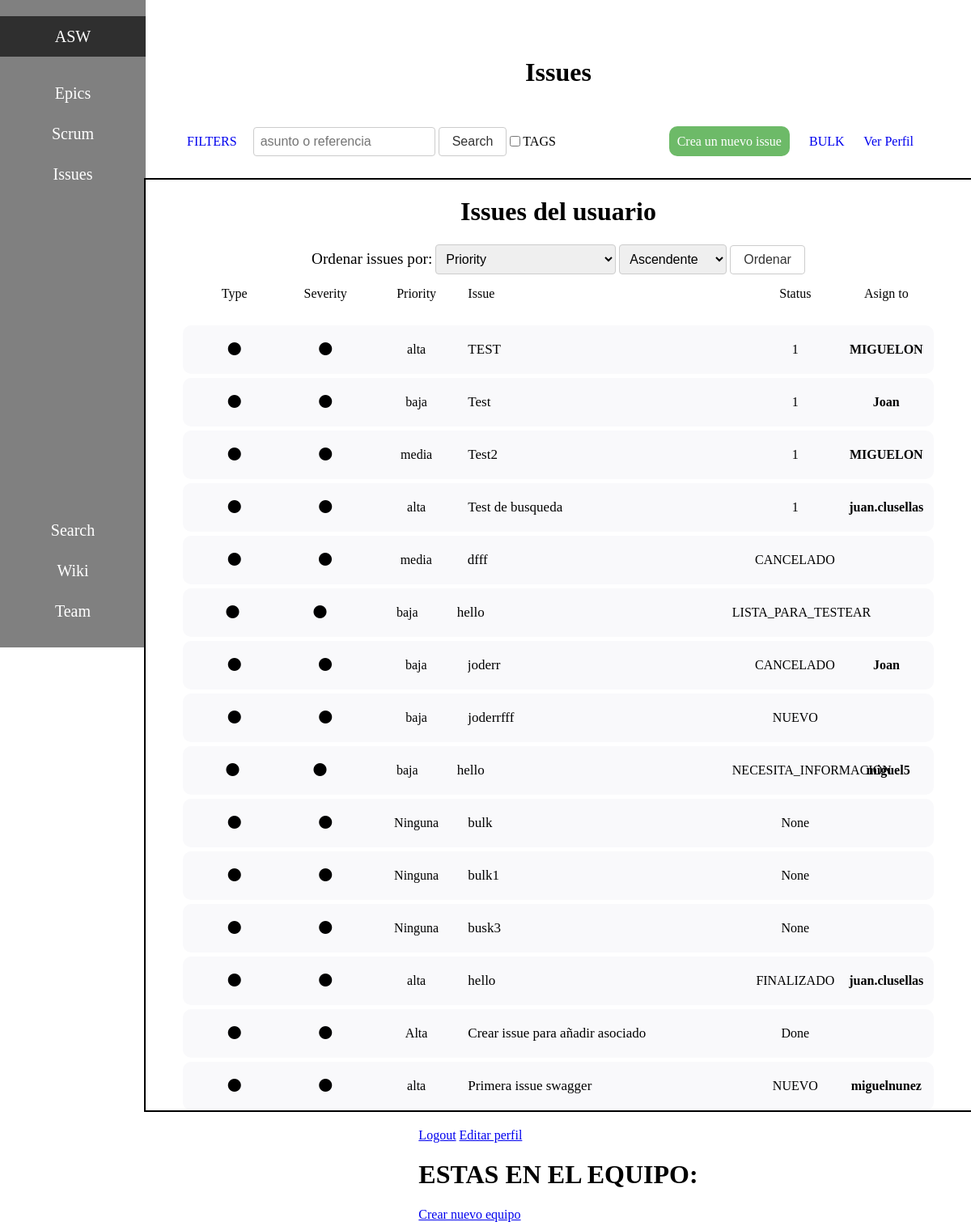
Screenshot of /search/ (signed in) with the database file from the repository.
### polls/models.py (models this page shows, shortened)
class Issue(models.Model):
    id = models.AutoField(primary_key=True)
    asunto = models.CharField(max_length=50, default='')
    descripcion = models.CharField(max_length=200, default='')
    creador = models.ForeignKey(User, on_delete=models.CASCADE, related_name='issues_creadas')
    associat = models.ForeignKey(User, on_delete=models.CASCADE, related_name='issues_associado', null=True)
    vigilant = models.ManyToManyField(User, related_name='issues_vigiladas')
    deleted = models.BooleanField(default=False)
    asignada = models.ForeignKey(User, on_delete=models.CASCADE, related_name='issues_asignadas', null=True)
    blocked = models.BooleanField(default=False, null=True)
    reason_blocked = models.CharField(max_length=200, default='', null=True)
    deadline = models.DateTimeField(null=True)
    prioridad = models.CharField(max_length=100, default=None, null=True)
    status = models.CharField(max_length=100, default=None, null=True)

### polls/views/issue_viewset.py (the view)
# urls.py: path('search/', issue_viewset.search_issues, name='search_issues'),
def search_issues(request):
    query = request.GET.get('q')
    if query:
        results = Issue.objects.filter(Q(asunto__icontains=query) | Q(descripcion__icontains=query), deleted=False)
    else:
        results = Issue.objects.filter(deleted=False)
    equipos = Equipo.objects.all()
    equipo_usuario = Miembro_Equipo.objects.filter(miembro=request.user.id)
    equipo = Miembro_Equipo.objects.filter(miembro=request.user)
    miebros = Miembro_Equipo.objects.filter(equipo=equipo[0].equipo)
    usuarios = []
    for miembro in miebros:
        usuarios.append(miembro.miembro)
    return render(request, 'main.html', {'issues': results, 'equipos' : equipos, 'equipo' : equipo_usuario, 'usuarios' : usuarios})

### polls/templates/main.html (shortened to what this page needs)
<!DOCTYPE html>
<html lang="en">
<head>
</head>
{% load socialaccount %}
<body>
    {% if user.is_authenticated %}
        <p>BIENVENIDO, {{ user.username }} !</p>
    {% endif %}
    {% include 'barraLateral.html' %}
    <div id="contenedorPrincipal">
        <h1>Issues</h1>
        <div id="barraSuperior">
            <div id="superiorIzquierda">
                <a id="aplicarFiltros" style="font-size: medium" href="/filtrar-issues/">FILTERS</a>
                {% include "form_search_bar.html" %}
                <input type="checkbox">TAGS</input>
            </div>
            <div id="superiorDerecha">
                <a id="crearIssue" href="/pantallaCrearIssue">Crea un nuevo issue</a>
                <a href="/bulkInsertView">BULK</a>
                <a href="/verPerfil/{{ user.username }}/">Ver Perfil</a>
            </div>
        </div>
        <div id="tablaIssues">
            <h1>Issues del usuario</h1>
            {%include "form_order_issues.html"%}
            <div id="CabeceraTabla">
                <div class="col">Type</div>
                <div class="col">Severity</div>
                <div class="col">Priority</div>
                <div class="col" id="especial">Issue</div>
                <div class="col">Status</div>
                <div class="col">Asign to</div>
            </div>
            {% for issue in issues %}
                <div id="issue" {% if issue.blocked %} style="border-style: solid; border-color: red; border-width: 4px;"{% endif %}>
                    <div class="col"><i class="fa-solid fa-circle"></i></div>
                    <div class="col"><i class="fa-solid fa-circle"></i></div>
                    {% if issue.prioridad %}
                        <div class="col">{{ issue.prioridad }}</div>
                    {% else %}
                        <div class="col">Ninguna</div>
                    {% endif %}
                    <div class="col" id="especial"><a href="/mostrarIssue/{{ issue.id }}/">{{ issue.asunto }}</a></div>
                    <div class="col"><p> {{ issue.status }}</p></div>
                    <div class="col"><strong>{{ issue.asignada.username }}</strong></div>
                </div>
            {% endfor %}
        </div>
        <div id="mainExtras">
            <a href="/logout">Logout</a>
            <a href="/editarPerfil">Editar perfil</a>
            {% if equipo %}
                <h1>ESTAS EN EL EQUIPO:</h1>
            {% endif %}
            <a href="/pantallaCrearEquipo">Crear nuevo equipo</a>
        </div>
    </div>
</body>
</html>

### polls/templates/main.html (style rules this page uses)
#contenedorPrincipal { width: 85%; display: flex; flex-direction: column; align-items: center; position: absolute; left: 15%; }
#CabeceraTabla { width: 90%; height: auto; display: flex; flex-direction: row; justify-content: space-between; margin-bottom: 20px; }
#barraSuperior { width: 90%; height: 50px; background-color: #ffffff; display: flex; justify-content: flex-end; align-items: center; padding: 20px; display: flex; flex-direction: row; justify-content: space-between; }
#barraSuperior a { text-decoration: none; margin-right: 20px; }
#superiorIzquierda { display: flex; flex-direction: row; justify-content: space-between; align-items: center; }
#tablaIssues { width: 100%; height: 100%; display: flex; flex-direction: column; align-items: center; border: 2px solid black; margin-bottom: 20px; }
#issue { width: 90%; height: 50px; background-color: rgba(249, 249, 251, 1); padding: 5px; margin-top: 5px; display: flex; flex-direction: row; justify-content: space-between; align-items: center; border-radius: 10px; }
.col { width: 14.3%; padding: 5px; margin-left: 5px; text-align: center; }
#especial { width: 50%; text-align: left; }
#especial a { text-decoration: none; font-size: 17px; color:black; display: table-caption; overflow: auto; width: 300px; }
#crearIssue { background-color: #39a232bb; color: white; padding: 10px; border-radius: 10px; text-decoration: none; }

### rows the page displays
Issue: prioridad "alta", asunto "TEST", status "1", asignada.username "MIGUELON"
Issue: prioridad "baja", asunto "Test", status "1", asignada.username "Joan"
Issue: prioridad "media", asunto "Test2", status "1", asignada.username "MIGUELON"
Issue: prioridad "alta", asunto "Test de busqueda", status "1", asignada.username "juan.clusellas"
Issue: prioridad "media", asunto "dfff", status "CANCELADO"
Issue: prioridad "baja", asunto "hello", status "LISTA_PARA_TESTEAR"
Issue: prioridad "baja", asunto "joderr", status "CANCELADO", asignada.username "Joan"
Issue: prioridad "baja", asunto "joderrfff", status "NUEVO"
Issue: prioridad "baja", asunto "hello", status "NECESITA_INFORMACION", asignada.username "miguel5"
Issue: shows "Ninguna", asunto "bulk", status "None"
Issue: shows "Ninguna", asunto "bulk1", status "None"
Issue: shows "Ninguna", asunto "busk3", status "None"
Issue: prioridad "alta", asunto "hello", status "FINALIZADO", asignada.username "juan.clusellas"
Issue: prioridad "Alta", asunto "Crear issue para añadir asociado", status "Done"
Issue: prioridad "alta", asunto "Primera issue swagger", status "NUEVO", asignada.username "miguelnunez"
